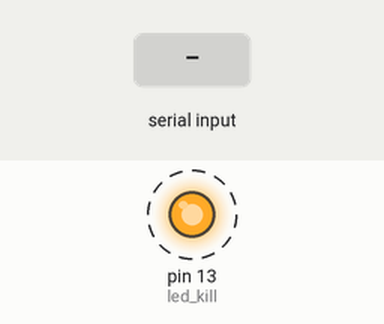
This sketch was run on a simulated Arduino Uno, built with avr-gcc and run on an emulated ATmega328P. On the bench: output pins drawn as LEDs (lit = HIGH). Dashed ring = blinking. The inputs (shaded band) are chosen by the test bench. What the sketch prints to the serial monitor is not drawn.

Above: at 0.92 s.
1.3 s: "1\n" received over Serial
At 3.7 s:
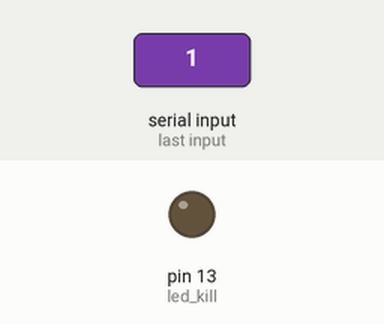
4.3 s: "0\n" received over Serial
At 4.81 s:
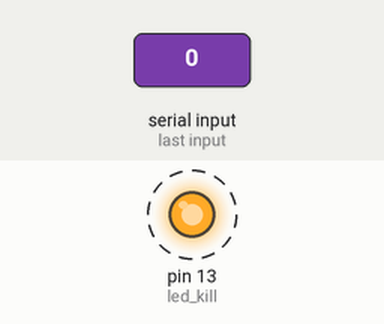
7.3 s: "2\n" received over Serial
Timing chart, 0 to 10.9 s (numbered marks = the images above; inputs shaded):
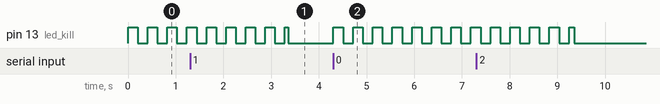

Measured:
- after the input at 4.3 s, pin 13 (led_kill): alternates HIGH for 0.20 s and LOW for 0.21 s, starting at once

The sketch:

MuzOS.ino
```cpp
#include "kernel.h"
#include "led.h"
#include "serial.h"
void setup() {
  Serial.begin(230400);
  Serial.println("Started");
  uint16_t a = 0;
  while (a != task_list_size) {
    kernel_task_list[a] = kernel_blackhole;
    a++;
  }

  kernel_current_task_index = 0;
  kernel_last_task_index = 0;

  cli();
  TCCR2A = 0;
  TCNT2  = 0;
  OCR2A = 249;
  OCR2B = 249;
  TCCR2A |= (1 << WGM21);
  TCCR2B |= (1 << CS22);
  TIMSK2 |= (1 << OCIE2A) | (1 << OCIE2B);
  sei();
  kernel_time_ms = 0;
  kernel_delay_closest_time_index = 0;

  kernel_add_task(led_init);
  kernel_add_task(serial_init);
}

void loop() {
  ((void(*)())kernel_task_list[kernel_current_task_index])();
  cli();
  kernel_task_list[kernel_current_task_index] = kernel_blackhole;
  kernel_current_task_index++;
  sei();
  Serial.print("current: ");
  Serial.print(kernel_current_task_index);
  Serial.print(", last: ");
  Serial.print(kernel_last_task_index);
  Serial.print(", diff: ");
  Serial.print(uint8_t(kernel_last_task_index - kernel_current_task_index));
  Serial.print(", time: ");
  Serial.println(kernel_time_ms);

}
```

kernel.h
```cpp
#define task_list_size 256
#define task_delay_list_size 16

volatile uint8_t kernel_delay_closest_time_index;
volatile uint32_t kernel_delay_closest_time;
volatile uint8_t kernel_delay_current_index;

volatile uint32_t kernel_delay_times[task_delay_list_size];
volatile uint16_t kernel_delay_addresses[task_delay_list_size];

volatile uint32_t kernel_time_ms;
volatile uint16_t kernel_task_list[task_list_size];
volatile uint8_t kernel_current_task_index;
volatile uint8_t kernel_last_task_index;

void kernel_blackhole() {
  cli();
  kernel_task_list[kernel_last_task_index] = kernel_blackhole;
  kernel_last_task_index++;
  sei();
}

void kernel_init() {
  uint16_t a = 0;
  while (a != task_list_size) {
    kernel_task_list[a] = kernel_blackhole;
    a++;
  }
  kernel_current_task_index = 0;
  kernel_last_task_index = 0;
}
void kernel_add_task(uint16_t address) {
  kernel_task_list[kernel_last_task_index] = address;
  kernel_last_task_index++;
}
uint8_t kernel_delay(uint16_t duration, uint16_t addr) {
  uint8_t current_index = 0;
  while (current_index != task_delay_list_size) {
    if (kernel_delay_addresses[current_index] == 0) {
      break;
    }
    current_index++;
  }
  if (current_index != task_delay_list_size) {
    kernel_delay_addresses[current_index] = addr;
    kernel_delay_times[current_index] = duration + kernel_time_ms;
    return 0;
  }
  return 1;
}
void kernel_delay_closest_finderB() {
  if (kernel_delay_current_index != task_delay_list_size) {
    if (kernel_delay_addresses[kernel_delay_current_index] != 0) {
      if (kernel_delay_closest_time > kernel_delay_times[kernel_delay_current_index]) {
        kernel_delay_closest_time_index = kernel_delay_current_index;
        kernel_delay_closest_time = kernel_delay_times[kernel_delay_current_index];
      }
    }
    cli();
    kernel_task_list[kernel_last_task_index] = kernel_delay_closest_finderB;
    kernel_last_task_index++;
    sei();
    kernel_delay_current_index++;
  } else {
    cli();
    TIFR2 |= (1 << OCF2B);
    TIMSK2 |= (1 << OCIE2B);
    sei();
  }
}
void kernel_delay_closest_finderA() {
  kernel_delay_closest_time = -1;
  kernel_delay_current_index = 0;
  cli();
  kernel_task_list[kernel_last_task_index] = kernel_delay_closest_finderB;
  kernel_last_task_index++;
  sei();
}

ISR(TIMER2_COMPA_vect) {
  kernel_time_ms++;
}
ISR(TIMER2_COMPB_vect) {
  if (kernel_delay_addresses[kernel_delay_closest_time_index] != 0) {
    if (kernel_time_ms >= kernel_delay_times[kernel_delay_closest_time_index]) {
      kernel_task_list[kernel_last_task_index] = kernel_delay_addresses[kernel_delay_closest_time_index];
      kernel_last_task_index++;
      kernel_task_list[kernel_last_task_index] = kernel_delay_closest_finderA;
      kernel_last_task_index++;
      kernel_delay_addresses[kernel_delay_closest_time_index] = 0;
      kernel_delay_times[kernel_delay_closest_time_index] = 0;
      kernel_delay_closest_time_index = 0;
      TIMSK2 &= ~(1 << OCIE2B);
    }
  }
}
```

led.h
```cpp
uint16_t led_task_adresses[3];
uint16_t led_task_delay_duration = 0;
uint16_t led_task_delay_next_addr = kernel_blackhole;
uint32_t led_task_delay_start_time = 0;
uint8_t led_blink_count;

void led_on() {
  led_blink_count++;
  digitalWrite(13, 1);
  kernel_delay(200, led_task_adresses[1]);
  /*
    led_task_delay_next_addr = led_task_adresses[1];
    led_task_delay_start_time = millis();
    kernel_add_task(led_task_adresses[2]);
  */
}

void led_off() {
  digitalWrite(13, 0);
  kernel_delay(200, led_task_adresses[2]);
  /*
    led_task_delay_next_addr = led_task_adresses[0];
    led_task_delay_start_time = millis();
    kernel_add_task(led_task_adresses[2]);
  */
}

void led_kill() {
  if (led_blink_count == 10) {
    digitalWrite(13, 0);
    pinMode(13, INPUT);
  } else {
    kernel_add_task(led_task_adresses[0]);
  }
}

void led_init() {
  led_task_adresses[0] = led_on;
  led_task_adresses[1] = led_off;
  led_task_adresses[2] = led_kill;

  pinMode(13, OUTPUT);
  digitalWrite(13, 0);
  led_blink_count = 0;
  led_task_delay_duration = 200;
  kernel_add_task(led_task_adresses[0]);
}
```

serial.h
```cpp
uint16_t serial_task_adresses[2];

void serial_kontrol() {
  if (Serial.available()) {
    kernel_add_task(led_init);
    kernel_add_task(serial_task_adresses[1]);
  } else {
    kernel_add_task(serial_task_adresses[0]);
  }
}
void serial_temizle() {
  Serial.read();
  if (Serial.available()) {
    kernel_add_task(serial_task_adresses[1]);
  } else {
    kernel_add_task(serial_task_adresses[0]);
  }
}
void serial_init() {
  serial_task_adresses[0] = serial_kontrol;
  serial_task_adresses[1] = serial_temizle;
  kernel_add_task(serial_task_adresses[0]);
}
```
